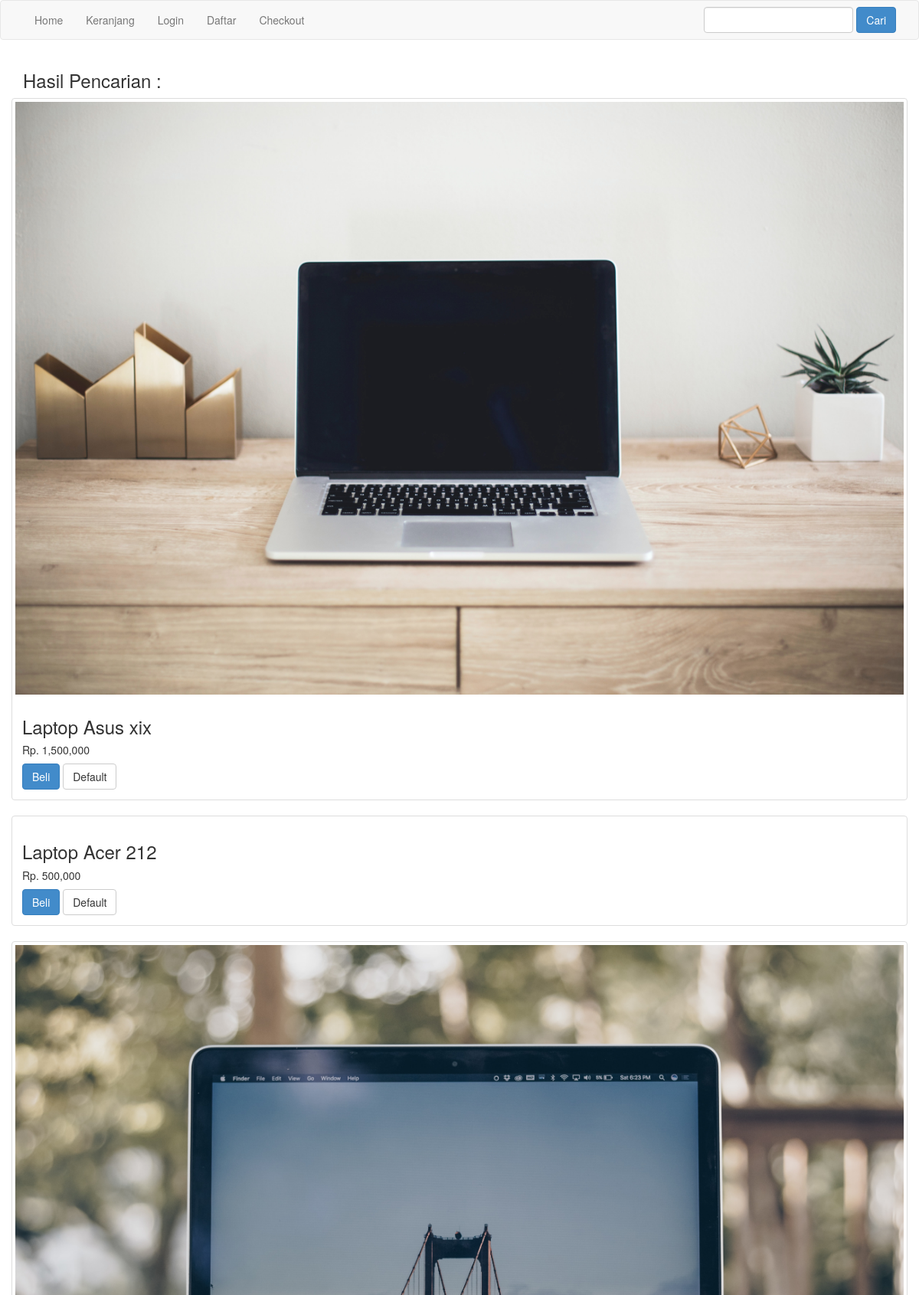
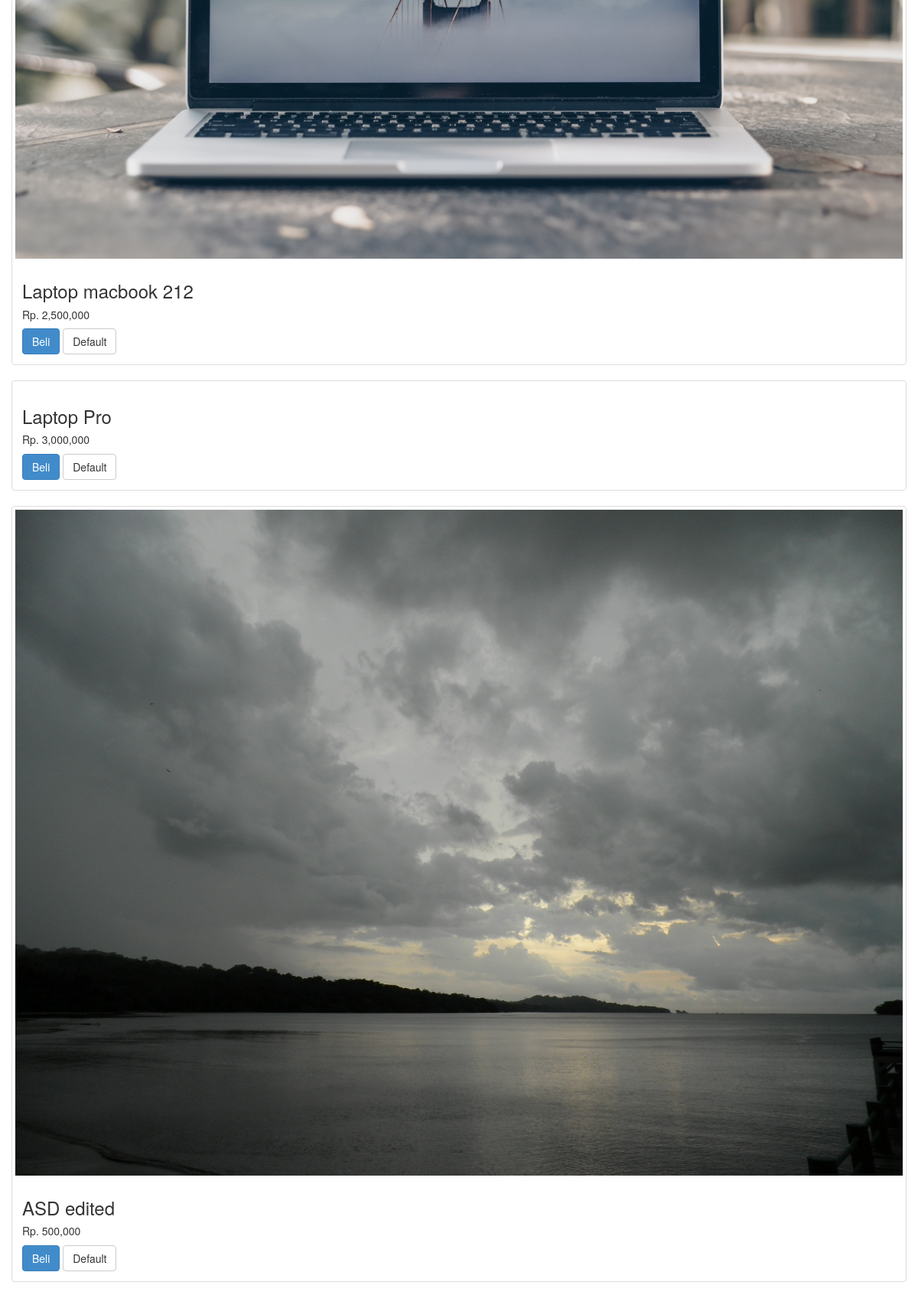
The page /pencarian.php (upper part) on the database its author committed (2 pictures, top to bottom).
### tables this page shows
CREATE TABLE `produk` (
  `id_produk` int(11) NOT NULL,
  `id_kategori` int(5) NOT NULL,
  `nama_produk` varchar(100) NOT NULL,
  `harga_produk` int(11) NOT NULL,
  `berat_produk` int(11) NOT NULL,
  `foto_produk` varchar(100) NOT NULL,
  `deskripsi_produk` text NOT NULL,
  `stok_produk` int(5) NOT NULL
);

### pencarian.php (the view, shortened to what this page needs)
<?php include 'koneksi.php'; ?>
<?php
$keyword = $_GET["keyword"];
$semuadata = array();
$ambil = $koneksi->query("SELECT * FROM produk WHERE nama_produk LIKE '%$keyword%'
    OR deskripsi_produk LIKE '%$keyword%'");
while ($pecah = $ambil->fetch_assoc()) {
    $semuadata[] = $pecah;
}
?>
<!DOCTYPE html>
<html lang="en">
<head>
    <link rel="stylesheet" href="admin/assets/css/bootstrap.css">
</head>
<body>
    <?php include 'menu.php'; ?>
    <div class="container">
        <h3>Hasil Pencarian : <?php echo $keyword ?></h3>
        <div class="row">
            <?php foreach ($semuadata as $key => $value) : ?>
                <div class="thumbnail">
                    <img src="foto_produk/<?php echo $value["foto_produk"] ?>" alt="" class="img-responsive">
                    <div class="caption">
                        <h3><?php echo $value["nama_produk"] ?></h3>
                        <h5>Rp. <?php echo number_format($value['harga_produk']) ?></h5>
                        <a href="beli.php?id=<?php echo $value["id_produk"]; ?>" class="btn btn-primary">Beli</a>
                        <a href="detail.php?id=<?php echo $value["id_produk"]; ?>" class="btn btn-default">Default</a>
                    </div>
                </div>
            <?php endforeach ?>
        </div>
    </div>
</body>
</html>

### menu.php
<nav class="navbar navbar-default">
    <div class="container">
        <ul class="nav navbar-nav">
            <li><a href="index.php">Home</a></li>
            <li><a href="keranjang.php">Keranjang</a></li>
            <?php if (isset($_SESSION["pelanggan"])) : ?>
                <li><a href="riwayat.php">Riwayat Belanja</a></li>
                <li><a href="logout.php">logout</a></li>
            <?php else : ?>
                <li><a href=" login.php">Login</a></li>
                <li><a href="daftar.php">Daftar</a></li>
            <?php endif ?>
            <li><a href="checkout.php">Checkout</a></li>
        </ul>
        <form action="pencarian.php" method="get" class="navbar-form navbar-right">
            <input type="text" class="form-control" name="keyword">
            <button class="btn btn-primary">Cari</button>
        </form>
    </div>
</nav>

### rows shown on the page
produk: foto_produk (picture), nama_produk "Laptop Asus xix", harga_produk "1,500,000"
produk: nama_produk "Laptop Acer 212", harga_produk "500,000"
produk: foto_produk (picture), nama_produk "Laptop macbook 212", harga_produk "2,500,000"
produk: nama_produk "Laptop Pro", harga_produk "3,000,000"
produk: foto_produk (picture), nama_produk "ASD edited", harga_produk "500,000"
